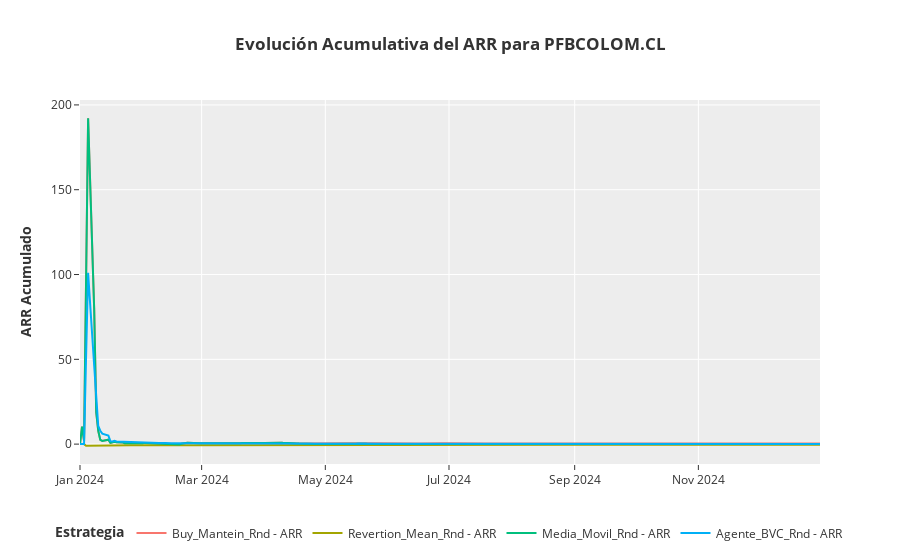

The cell this chart's notebook holds for it:
### Markdown cell above
## Evolución Metricas

### Code cell
# Transformar el DataFrame a formato largo
df_melted = df_indice.melt(id_vars=['Date'], var_name='Estrategia', value_name='Rendimiento')

# Función para calcular métricas acumulativas
def calcular_metricas_acumulativas(df):
    df = df.sort_values('Date').copy()  # Asegurar orden cronológico
    df['ARR'] = (1 + df['Rendimiento']).cumprod() ** (253 / df.index.to_series().diff().fillna(1).cumsum()) - 1
    df['Volatilidad_acum'] = df['Rendimiento'].expanding().std() * np.sqrt(252)
    df['Sharpe_acum'] = (df['Rendimiento'].expanding().mean() / df['Rendimiento'].expanding().std()) * np.sqrt(252)
    return df

# Aplicar función por estrategia
df_time_metrics = df_melted.groupby('Estrategia', group_keys=False).apply(calcular_metricas_acumulativas)

fig = go.Figure()

for metric in ['ARR']:
    for strategy in df_time_metrics['Estrategia'].unique():
        df_temp = df_time_metrics[df_time_metrics['Estrategia'] == strategy]
        fig.add_trace(go.Scatter(
            x=df_temp['Date'],
            y=df_temp[metric],
            mode='lines',
            name=f"{strategy} - {metric}"
        ))

fig.update_layout(
    title={
        'text': f"<b>Evolución Acumulativa del ARR para {indice_referencia}</b>",
        'x':0.5,
        'xanchor': 'center'
    },
    yaxis_title="<b>ARR Acumulado</b>",
    legend=dict(
        title="<b>Estrategia</b>",
        orientation="h",
        yanchor="top",
        y=-0.15,
        xanchor="center",
        x=0.5
    ),
    template="ggplot2"
)


fig.show()

### Figure 1 — Plotly figure (JSON) as saved in the notebook; plotly's stock layout.template omitted (floating-point values rounded to 4 significant figures; data arrays with more than 128 entries replaced by an {"elided": "..."} marker saying what was removed)
{"data": [{"mode": "lines", "name": "Buy_Mantein_Rnd - ARR", "type": "scatter", "x": {"elided": "253 str values"}, "y": {"elided": "253 float values"}}, {"mode": "lines", "name": "Revertion_Mean_Rnd - ARR", "type": "scatter", "x": {"elided": "253 str values"}, "y": {"elided": "253 float values"}}, {"mode": "lines", "name": "Media_Movil_Rnd - ARR", "type": "scatter", "x": {"elided": "253 str values"}, "y": {"elided": "253 float values"}}, {"mode": "lines", "name": "Agente_BVC_Rnd - ARR", "type": "scatter", "x": {"elided": "253 str values"}, "y": {"elided": "253 float values"}}], "layout": {"legend": {"orientation": "h", "title": {"text": "<b>Estrategia</b>"}, "x": 0.5, "xanchor": "center", "y": -0.15, "yanchor": "top"}, "title": {"text": "<b>Evolución Acumulativa del ARR para PFBCOLOM.CL</b>", "x": 0.5, "xanchor": "center"}, "yaxis": {"title": {"text": "<b>ARR Acumulado</b>"}}}}
